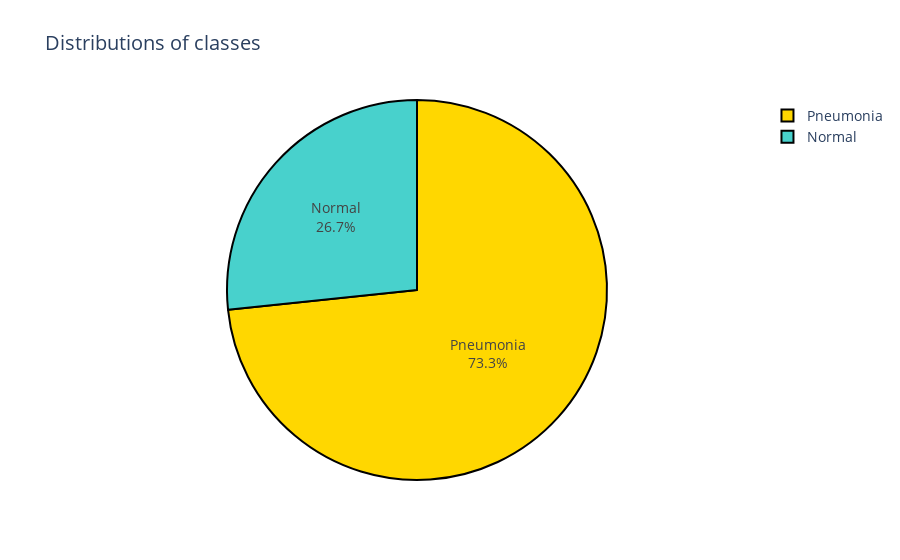

Notebook source saved alongside this figure:
### Code cell
colors = ['gold', 'mediumturquoise']

fig = go.Figure(data=[go.Pie(labels=['Pneumonia', 'Normal'],
                             values=[df.Label.value_counts()[1], df.Label.value_counts()[0]])])

fig.update_traces(hoverinfo='label+value', textinfo='percent+label', textfont_size=14,
                  marker=dict(colors=colors,
                           line=dict(color='#000000',width=2)))
fig.update_layout(title_text='Distributions of classes', font_size=14)
fig.show()

### Figure 1 — Plotly figure (JSON) as saved in the notebook; plotly's stock layout.template omitted (floating-point values rounded to 4 significant figures)
{"data": [{"hoverinfo": "label+value", "labels": ["Pneumonia", "Normal"], "marker": {"colors": ["gold", "mediumturquoise"], "line": {"color": "#000000", "width": 2}}, "textfont": {"size": 14}, "textinfo": "percent+label", "type": "pie", "values": [4334, 1576]}], "layout": {"font": {"size": 14}, "title": {"text": "Distributions of classes"}}}
